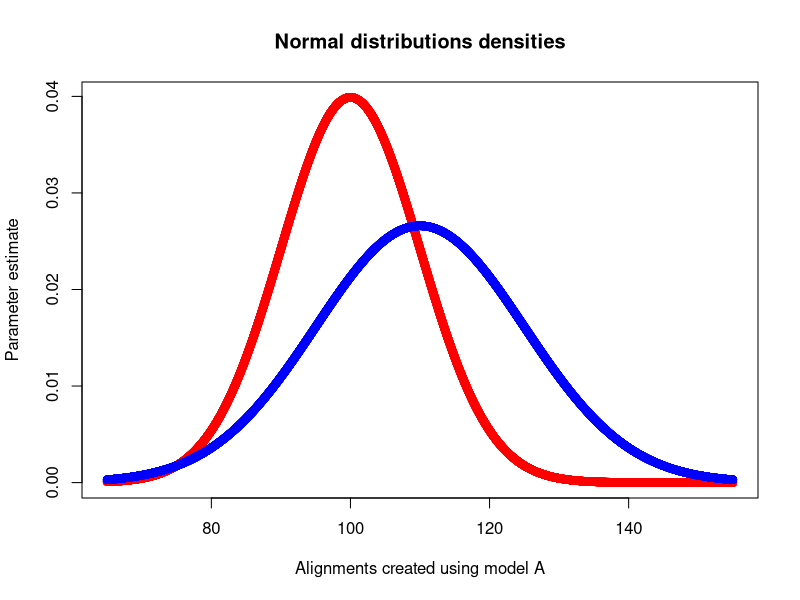

Source code (R):
# Clear the working memory
rm(list = ls())

# Characterics of the normal distrubutions
my_mean_1 <- 100.0
my_sd_1 <- 10.0
my_mean_2 <- 110.0
my_sd_2 <- 15.0

# Parameters for creating a normal distribution
my_lower_1 <- my_mean_1 - (3.0 * my_sd_1)
my_upper_1 <- my_mean_1 + (3.0 * my_sd_1)
my_lower_2 <- my_mean_2 - (3.0 * my_sd_2)
my_upper_2 <- my_mean_2 + (3.0 * my_sd_2)
my_resolution <- 10000.0
my_lower <- min(my_lower_1,my_lower_2)
my_upper <- max(my_upper_1,my_upper_2)
my_step <- (my_upper - my_lower) / my_resolution

# Generate the xs, ys and their combination is a table
my_xs <- seq(my_lower,my_upper,my_step)
my_ys_1 <- dnorm(my_xs,my_mean_1,my_sd_1)
my_ys_2 <- dnorm(my_xs,my_mean_2,my_sd_2)

# Create a random normal distribution with mean=my_mean and standard deviation = my_sd
plot(my_ys_1 ~ my_xs,
  xlab="Alignments created using model A",
  ylab="Parameter estimate",
  main="Normal distributions densities",
  col="red"
)
points(my_ys_2 ~ my_xs,col="blue")

